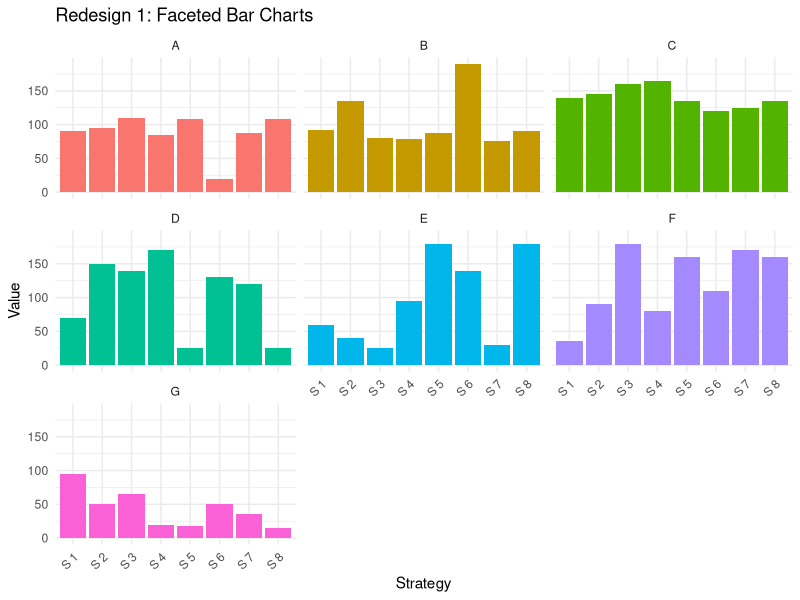
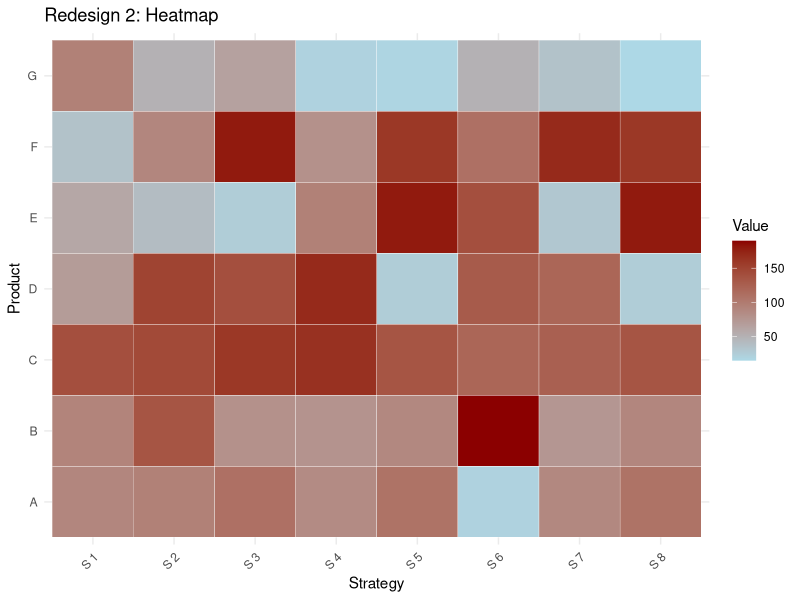

Write R code to recreate these figures, in order.
## ---- chunk 1
library(ggplot2)

strategy <- rep(paste("S", 1:8), 7)
product <- rep(c("A","B","C","D","E","F","G"), each = 8)

value <- c(
90,95,110,85,108,20,88,108,
92,135,80,78,88,190,75,90,
140,145,160,165,135,120,125,135,
70,150,140,170,25,130,120,25,
60,40,25,95,180,140,30,180,
35,90,180,80,160,110,170,160,
95,50,65,20,18,50,35,15
)

data <- data.frame(strategy, product, value)

ggplot(data, aes(x = strategy, y = value, fill = product)) +
  geom_col(show.legend = FALSE) +
  facet_wrap(~product, ncol = 3) +
  theme_minimal() +
  labs(
    title = "Redesign 1: Faceted Bar Charts",
    x = "Strategy",
    y = "Value"
  ) +
  theme(
    axis.text.x = element_text(angle = 45, hjust = 1)
  )
## ---- chunk 2
ggplot(data, aes(x = strategy, y = product, fill = value)) +
  geom_tile(color = "white") +
  scale_fill_gradient(low = "lightblue", high = "darkred") +
  theme_minimal() +
  labs(
    title = "Redesign 2: Heatmap",
    x = "Strategy",
    y = "Product",
    fill = "Value"
  ) +
  theme(
    axis.text.x = element_text(angle = 45, hjust = 1)
  )
